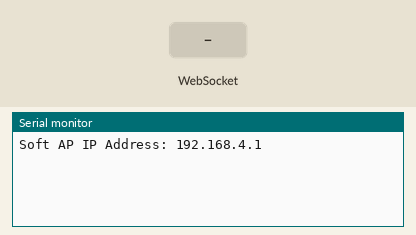
Recording of a sketch running on a simulated ESP32. Shown: the last lines printed to the serial monitor. The inputs (shaded band) are chosen by the test bench.

Above: at 1.2 s.
1.3 s: WebSocket text "1" received
At 2.5 s:
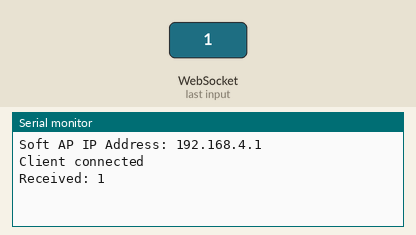
2.8 s: WebSocket text "0" received
At 3.7 s:
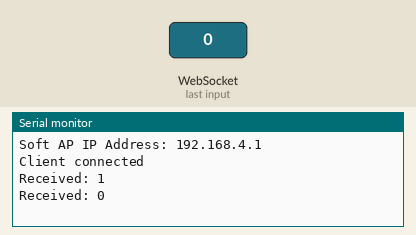
4.3 s: WebSocket text "2" received
At 4.8 s:
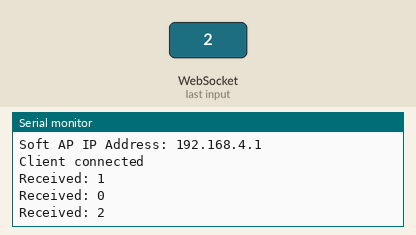

Measured:
- after the input at 1.3 s, the serial monitor: prints a new line at once (image 1)
- after the input at 2.8 s, the serial monitor: prints a new line at once (image 2)
- after the input at 4.3 s, the serial monitor: prints a new line at once (image 3)

The sketch:

esp32_ros_node.ino
```cpp
#include <WiFi.h>
#include <ESPAsyncWebServer.h>

// Define the SSID and Password for the ESP32 Soft AP
const char* ssid = "Ayken";
const char* password = "Jake1044";

// Create an AsyncWebServer object on port 80
AsyncWebServer server(80);

// WebSocket on "/ws" endpoint
AsyncWebSocket ws("/ws");

void setup() {
  Serial.begin(115200);

  // Start the Soft AP with SSID and Password
  WiFi.softAP(ssid, password);

  // Get the IP address of the ESP32 in Soft AP mode
  IPAddress IP = WiFi.softAPIP();
  Serial.print("Soft AP IP Address: ");
  Serial.println(IP);

  // WebSocket event handler
  ws.onEvent(onWsEvent);

  // Add WebSocket handler to the server
  server.addHandler(&ws);

  // Start the server
  server.begin();
}

void loop() {
  // Nothing needed here, WebSocket events are handled asynchronously
}

void onWsEvent(AsyncWebSocket *server, AsyncWebSocketClient *client, AwsEventType type, void *arg, uint8_t *data, size_t len) {
  if (type == WS_EVT_CONNECT) {
    Serial.println("Client connected");
  } else if (type == WS_EVT_DISCONNECT) {
    Serial.println("Client disconnected");
  } else if (type == WS_EVT_DATA) {
    String message = String((char*)data);
    Serial.print("Received: ");
    Serial.println(message);

    // Respond with the same message (echo)
    client->text("Echo: " + message);
  }
}
```
